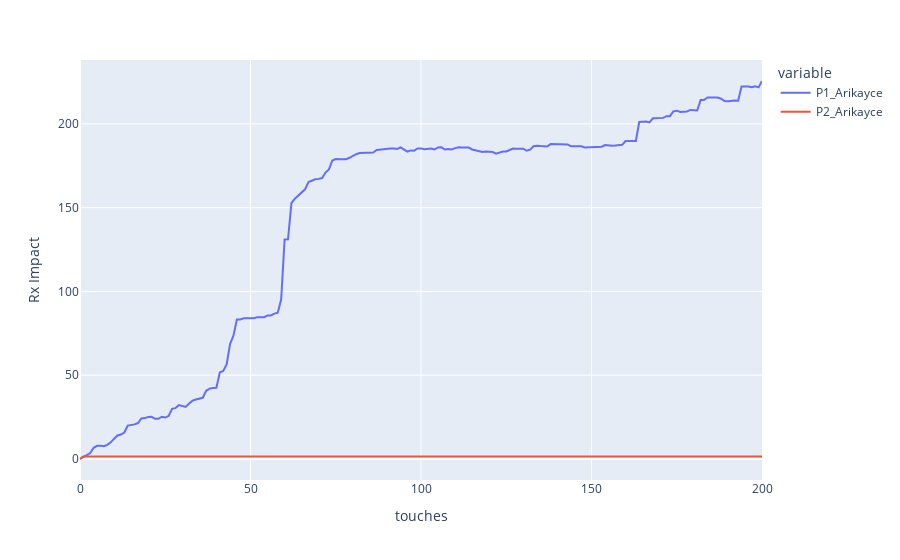

The notebook cell saved with this chart:
### Code cell
overall_resp = pd.concat([channel1['resp_df'], channel2['resp_df'].drop(['touches'], axis=1)], axis=1)
fig = response_curves.plot(overall_resp, 'touches', ['P1_Arikayce', 'P2_Arikayce'])
fig

### Figure 1 — Plotly figure (JSON) as saved in the notebook; plotly's stock layout.template omitted (floating-point values rounded to 4 significant figures; data arrays with more than 128 entries replaced by an {"elided": "..."} marker saying what was removed)
{"data": [{"hovertemplate": "variable=P1_Arikayce<br>touches=%{x}<br>value=%{y}<extra></extra>", "legendgroup": "P1_Arikayce", "line": {"color": "#636efa", "dash": "solid"}, "marker": {"symbol": "circle"}, "mode": "lines", "name": "P1_Arikayce", "orientation": "v", "showlegend": true, "type": "scatter", "x": {"elided": "201 int values"}, "xaxis": "x", "y": {"elided": "201 float values"}, "yaxis": "y"}, {"hovertemplate": "variable=P2_Arikayce<br>touches=%{x}<br>value=%{y}<extra></extra>", "legendgroup": "P2_Arikayce", "line": {"color": "#EF553B", "dash": "solid"}, "marker": {"symbol": "circle"}, "mode": "lines", "name": "P2_Arikayce", "orientation": "v", "showlegend": true, "type": "scatter", "x": {"elided": "201 int values"}, "xaxis": "x", "y": {"elided": "201 float values"}, "yaxis": "y"}], "layout": {"legend": {"title": {"text": "variable"}, "tracegroupgap": 0}, "margin": {"t": 60}, "xaxis": {"anchor": "y", "domain": [0, 1], "title": {"text": "touches"}}, "yaxis": {"anchor": "x", "domain": [0, 1], "title": {"text": "Rx Impact"}}}}
